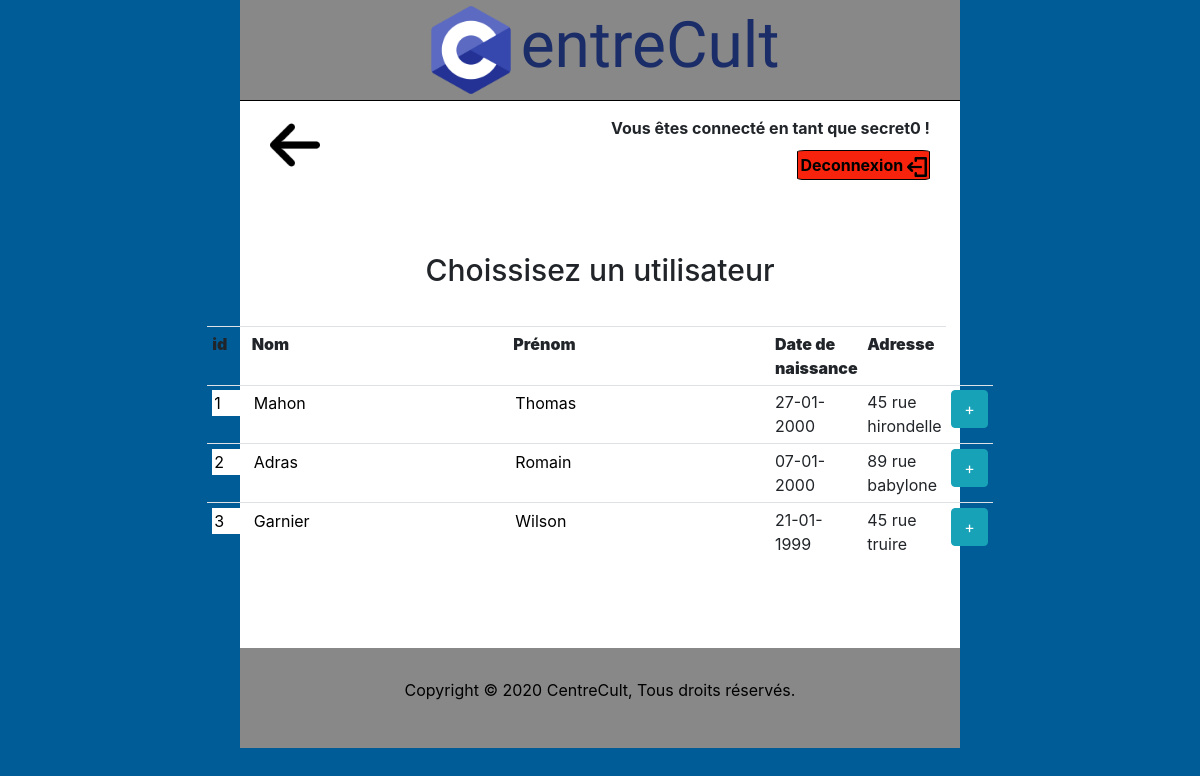
The page /index.php?action=choiceUser (signed in) on the database its author committed.
### tables this page shows
CREATE TABLE `utilisateurs` (
  `id` int(11) NOT NULL,
  `nom` varchar(25) NOT NULL,
  `prenom` varchar(25) NOT NULL,
  `datenaiss` date NOT NULL,
  `adresse` varchar(50) NOT NULL
);

### control/utilisateur.php (called while the page is built, shortened)
<?php
class Utilisateur {
    function __construct()
    {
        require_once "./model/model.php";
        $this->ds = new DB();
    }
    function getUsers(){
        $strSQL = "SELECT * FROM utilisateurs ";
        $tabValeur = array("*");
        $res = $this->ds->Requete($strSQL, $tabValeur);
        return $res;
      }
}

### model/model.php (called while the page is built, shortened)
<?php
class DB {
  private $cnx = null;
  function __construct(){
 $this->cnx = new PDO("mysql:host=mysql-thomasmahon.alwaysdata.net;dbname=thomasmahon_centrecult;charset=utf8", "213044", "centrecult" );
  }
  function Requete($strSQL, $tblValeur){
    $this->resultat = $this->cnx->prepare($strSQL);
    $this->resultat->execute($tblValeur);
    return $this->resultat->fetchAll();
  }
}
?>

### vue/reservation/choiceuser.php (the view)
<div class="back">
<a href="index.php?action=Interface">
<img src="./image/arrow.png" width="50"/>
</a>
</div>
<div class="content-form">
<h2> Choissisez un utilisateur </h2>
<table class="table table-sm">
<tr>
    <th ><b>id </b></th>
    <th ><b>Nom </b></th>
    <th ><b> Prénom </b></th>
    <th ><b> Date de naissance </b></th>
    <th ><b> Adresse </b></th>
</tr>
<?php
    foreach ($tbluser as $user) {
        $datenfr = date('d-m-Y', strtotime($user['datenaiss']));
            echo "<form action='index.php?action=choiceUser' method='POST'>";
            echo
            "<tr>"
                ."<td>"."<input  type='text' name='id_user' id='ide' value=".$user['id']." readonly></td>"
                ."<td><input  type='text' name='nom' id='nom' value=".$user['nom'] ." readonly></td>"
                ."<td><input  type='text' name='prenom' id='nom' value=".$user['prenom'] ." readonly></td>"
                ."<td>".$datenfr."</td>"
                ."<td>".$user['adresse']."</td>"
                ."<td> <input class='btn btn-info' type='submit' name='action' value='+'></td></tr>";
            echo "</form>";
        }
?>
</table>
</div>

### index.php (shortened to what this page needs)
<?php
    try {
        if(isset($_REQUEST['action'])){
            require_once "./control/utilisateur.php";
            $uti = new Utilisateur();
            include "./vue/Header.php";
            if(isset($_SESSION['userId'])){
                if($_REQUEST['action'] == 'choiceUser'){
                    $tbluser = $uti->getUsers();
                    include "./vue/reservation/choiceuser.php";
                }
            }else{
                header("Location: ./");
            }
        include "./vue/Footer.php";
        }else{
            include "./vue/Header.php";
            include "./vue/Accueil.php";
            include "./vue/Footer.php";
        }
    }catch (Exception $e) {
    erreur($e->getMessage());
    include "./vue/Accueil.php";
}
?>

### vue/Header.php (shortened to what this page needs)
<!doctype html>
<html lang="fr" class="no-js">
    <head>
        <link rel="stylesheet" href="./style/bootstrap.min.css">
        <link rel="stylesheet" href="./style/style.css">
    </head>
    <body>
    <section class="content-main">
        <nav class="menu">
            <img src="./image/c.png" width="100px"/><h1>entreCult </h1>
        </nav>
        <hr>
        <?php
            if(isset($_SESSION['userId'])){
                $login = $_SESSION['userId'][0][1];
                echo "<div class='btndeco'>";
                echo "<b>Vous êtes connecté en tant que ".$login." !</b>";
                echo "<a class='logout' href='index.php?action=Deconnexion'><b>Deconnexion <img src='./image/logout.png' width='20px'/></b></a>";
                echo "</div>";
            }
        ?>

### vue/Footer.php
</section>
</body>
<footer>
    <p> Copyright © 2020 CentreCult, Tous droits réservés. </p>
</footer>

### style/style.css (style rules this page uses)
* { margin: 0; top: 0; }
a { text-decoration: none !important; color: black; }
body { background-color: #005C96; }
.content-main { background-color: #FFF; margin: 0 auto; max-width: 60%; }
.menu { background-color: #888888; display: flex; justify-content: center; align-items: center; }
.btndeco { display: flex; align-items: flex-end; flex-direction: column; padding: 15px 30px 0 0; }
.logout { border: 1px solid black; padding: 2px; background-color: #F7230C; border-radius: 6%; }
.btndeco b { padding-bottom: 10px; }
h1 { cursor: default; font-family: 'Lobster', cursive; font-size: 64px; color: #1B2D68; }
h2 { font-size: 30px; padding-bottom: 30px; }
hr { padding: 0; margin: 0; background-color: black; height: 1px; border: none; }
.content-form { padding: 10%; display: flex; flex-direction: column; justify-content: center; align-items: center; }
footer { background-color: #888888; margin: 0 auto; max-width: 60%; padding: 30px 0 30px 0; display: flex; justify-content: center; color: black; }
.back { position: absolute; padding-top: 120px; padding-left: 30px; }
#ide { cursor: default; border: 0px solid; width:30px; }
#nom { border: none; cursor: default; }

### rows shown on the page
utilisateurs: id_user "1", nom "Mahon", prenom "Thomas", datenaiss "27-01-2000", adresse "45 rue hirondelle"
utilisateurs: id_user "2", nom "Adras", prenom "Romain", datenaiss "07-01-2000", adresse "89 rue babylone"
utilisateurs: id_user "3", nom "Garnier", prenom "Wilson", datenaiss "21-01-1999", adresse "45 rue truire"

### other values the page prints
$login "secret0"
